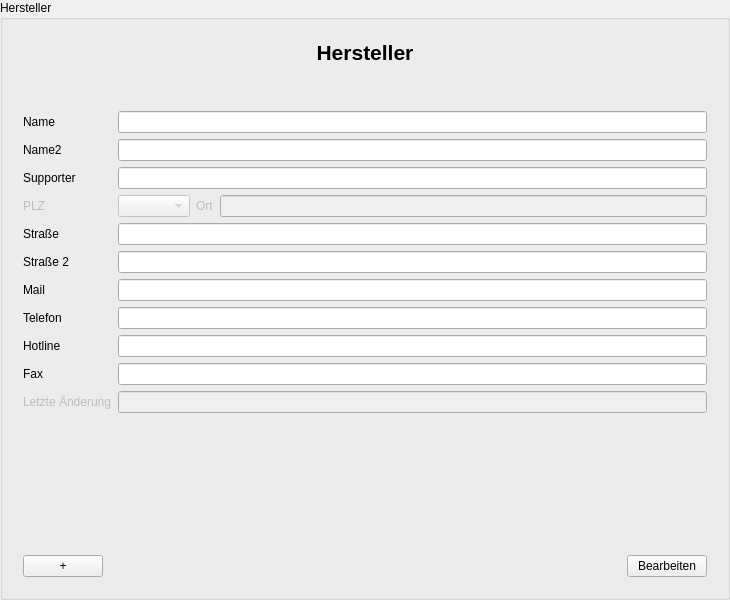
<?xml version="1.0" encoding="UTF-8"?>
<ui version="4.0">
 <class>ManufacturerInputArea</class>
 <widget class="QGroupBox" name="ManufacturerInputArea">
  <property name="geometry">
   <rect>
    <x>0</x>
    <y>0</y>
    <width>730</width>
    <height>600</height>
   </rect>
  </property>
  <property name="windowTitle">
   <string>Hersteller</string>
  </property>
  <property name="accessibleName">
   <string>ManufacturerInputDialog</string>
  </property>
  <property name="title">
   <string>Hersteller</string>
  </property>
  <layout class="QGridLayout" name="gridLayout_3">
   <item row="0" column="0">
    <widget class="QWidget" name="GroupBox" native="true">
     <layout class="QVBoxLayout" name="verticalLayout_3">
      <item>
       <layout class="QVBoxLayout" name="verticalLayout">
        <item>
         <widget class="QLabel" name="headerLabel">
          <property name="font">
           <font>
            <pointsize>16</pointsize>
            <weight>75</weight>
            <bold>true</bold>
           </font>
          </property>
          <property name="text">
           <string>Hersteller</string>
          </property>
          <property name="alignment">
           <set>Qt::AlignCenter</set>
          </property>
         </widget>
        </item>
       </layout>
      </item>
      <item>
       <spacer name="verticalSpacer_2">
        <property name="orientation">
         <enum>Qt::Vertical</enum>
        </property>
        <property name="sizeType">
         <enum>QSizePolicy::Preferred</enum>
        </property>
        <property name="sizeHint" stdset="0">
         <size>
          <width>20</width>
          <height>40</height>
         </size>
        </property>
       </spacer>
      </item>
      <item>
       <layout class="QGridLayout" name="gridLayout">
        <item row="7" column="1" colspan="3">
         <widget class="QLineEdit" name="phoneNumberLineEdit"/>
        </item>
        <item row="0" column="1" colspan="3">
         <widget class="QLineEdit" name="nameLineEdit"/>
        </item>
        <item row="3" column="3">
         <widget class="QLineEdit" name="cityLineEdit">
          <property name="enabled">
           <bool>false</bool>
          </property>
         </widget>
        </item>
        <item row="3" column="0">
         <widget class="QLabel" name="zipCodeLabel">
          <property name="enabled">
           <bool>false</bool>
          </property>
          <property name="text">
           <string>PLZ</string>
          </property>
          <property name="buddy">
           <cstring>zipCodeComboBox</cstring>
          </property>
         </widget>
        </item>
        <item row="10" column="1" colspan="3">
         <widget class="QLineEdit" name="lastUpdateLineEdit">
          <property name="enabled">
           <bool>false</bool>
          </property>
         </widget>
        </item>
        <item row="3" column="1">
         <widget class="QComboBox" name="zipCodeComboBox">
          <property name="enabled">
           <bool>false</bool>
          </property>
         </widget>
        </item>
        <item row="8" column="0">
         <widget class="QLabel" name="hotlineNumberLabel">
          <property name="text">
           <string>Hotline</string>
          </property>
          <property name="buddy">
           <cstring>hotlineNumberLineEdit</cstring>
          </property>
         </widget>
        </item>
        <item row="0" column="0">
         <widget class="QLabel" name="nameLabel">
          <property name="text">
           <string>Name</string>
          </property>
          <property name="buddy">
           <cstring>nameLineEdit</cstring>
          </property>
         </widget>
        </item>
        <item row="6" column="0">
         <widget class="QLabel" name="mailAddressLabel">
          <property name="text">
           <string>Mail</string>
          </property>
          <property name="buddy">
           <cstring>mailAddressLineEdit</cstring>
          </property>
         </widget>
        </item>
        <item row="9" column="0">
         <widget class="QLabel" name="faxNumberLabel">
          <property name="text">
           <string>Fax</string>
          </property>
          <property name="buddy">
           <cstring>faxNumberLineEdit</cstring>
          </property>
         </widget>
        </item>
        <item row="4" column="1" colspan="3">
         <widget class="QLineEdit" name="addressLineEdit"/>
        </item>
        <item row="3" column="2">
         <widget class="QLabel" name="cityLabel">
          <property name="enabled">
           <bool>false</bool>
          </property>
          <property name="text">
           <string>Ort</string>
          </property>
          <property name="buddy">
           <cstring>cityLineEdit</cstring>
          </property>
         </widget>
        </item>
        <item row="1" column="1" colspan="3">
         <widget class="QLineEdit" name="name2LineEdit"/>
        </item>
        <item row="2" column="1" colspan="3">
         <widget class="QLineEdit" name="supporterLineEdit"/>
        </item>
        <item row="1" column="0">
         <widget class="QLabel" name="name2Label">
          <property name="text">
           <string>Name2</string>
          </property>
          <property name="buddy">
           <cstring>name2LineEdit</cstring>
          </property>
         </widget>
        </item>
        <item row="10" column="0">
         <widget class="QLabel" name="lastUpdateLabel">
          <property name="enabled">
           <bool>false</bool>
          </property>
          <property name="text">
           <string>Letzte Änderung</string>
          </property>
          <property name="buddy">
           <cstring>lastUpdateLineEdit</cstring>
          </property>
         </widget>
        </item>
        <item row="2" column="0">
         <widget class="QLabel" name="supporterLabel">
          <property name="text">
           <string>Supporter</string>
          </property>
          <property name="buddy">
           <cstring>supporterLineEdit</cstring>
          </property>
         </widget>
        </item>
        <item row="4" column="0">
         <widget class="QLabel" name="addressLabel">
          <property name="text">
           <string>Straße</string>
          </property>
          <property name="buddy">
           <cstring>addressLineEdit</cstring>
          </property>
         </widget>
        </item>
        <item row="6" column="1" colspan="3">
         <widget class="QLineEdit" name="mailAddressLineEdit"/>
        </item>
        <item row="7" column="0">
         <widget class="QLabel" name="phoneNumberLabel">
          <property name="text">
           <string>Telefon</string>
          </property>
          <property name="buddy">
           <cstring>phoneNumberLineEdit</cstring>
          </property>
         </widget>
        </item>
        <item row="8" column="1" colspan="3">
         <widget class="QLineEdit" name="hotlineNumberLineEdit"/>
        </item>
        <item row="9" column="1" colspan="3">
         <widget class="QLineEdit" name="faxNumberLineEdit"/>
        </item>
        <item row="5" column="0">
         <widget class="QLabel" name="address2Label">
          <property name="text">
           <string>Straße 2</string>
          </property>
          <property name="buddy">
           <cstring>address2LineEdit</cstring>
          </property>
         </widget>
        </item>
        <item row="5" column="1" colspan="3">
         <widget class="QLineEdit" name="address2LineEdit"/>
        </item>
       </layout>
      </item>
      <item>
       <spacer name="verticalSpacer">
        <property name="orientation">
         <enum>Qt::Vertical</enum>
        </property>
        <property name="sizeHint" stdset="0">
         <size>
          <width>20</width>
          <height>40</height>
         </size>
        </property>
       </spacer>
      </item>
      <item>
       <layout class="QHBoxLayout" name="horizontalLayout">
        <item>
         <widget class="QPushButton" name="addPushButton">
          <property name="text">
           <string>+</string>
          </property>
         </widget>
        </item>
        <item>
         <spacer name="horizontalSpacer">
          <property name="orientation">
           <enum>Qt::Horizontal</enum>
          </property>
          <property name="sizeHint" stdset="0">
           <size>
            <width>40</width>
            <height>20</height>
           </size>
          </property>
         </spacer>
        </item>
        <item>
         <widget class="QPushButton" name="editFinishPushButton">
          <property name="text">
           <string>Bearbeiten</string>
          </property>
         </widget>
        </item>
       </layout>
      </item>
     </layout>
    </widget>
   </item>
  </layout>
 </widget>
 <tabstops>
  <tabstop>nameLineEdit</tabstop>
  <tabstop>name2LineEdit</tabstop>
  <tabstop>supporterLineEdit</tabstop>
  <tabstop>zipCodeComboBox</tabstop>
  <tabstop>cityLineEdit</tabstop>
  <tabstop>addressLineEdit</tabstop>
  <tabstop>address2LineEdit</tabstop>
  <tabstop>mailAddressLineEdit</tabstop>
  <tabstop>phoneNumberLineEdit</tabstop>
  <tabstop>hotlineNumberLineEdit</tabstop>
  <tabstop>faxNumberLineEdit</tabstop>
  <tabstop>lastUpdateLineEdit</tabstop>
  <tabstop>addPushButton</tabstop>
  <tabstop>editFinishPushButton</tabstop>
 </tabstops>
 <resources/>
 <connections/>
</ui>
